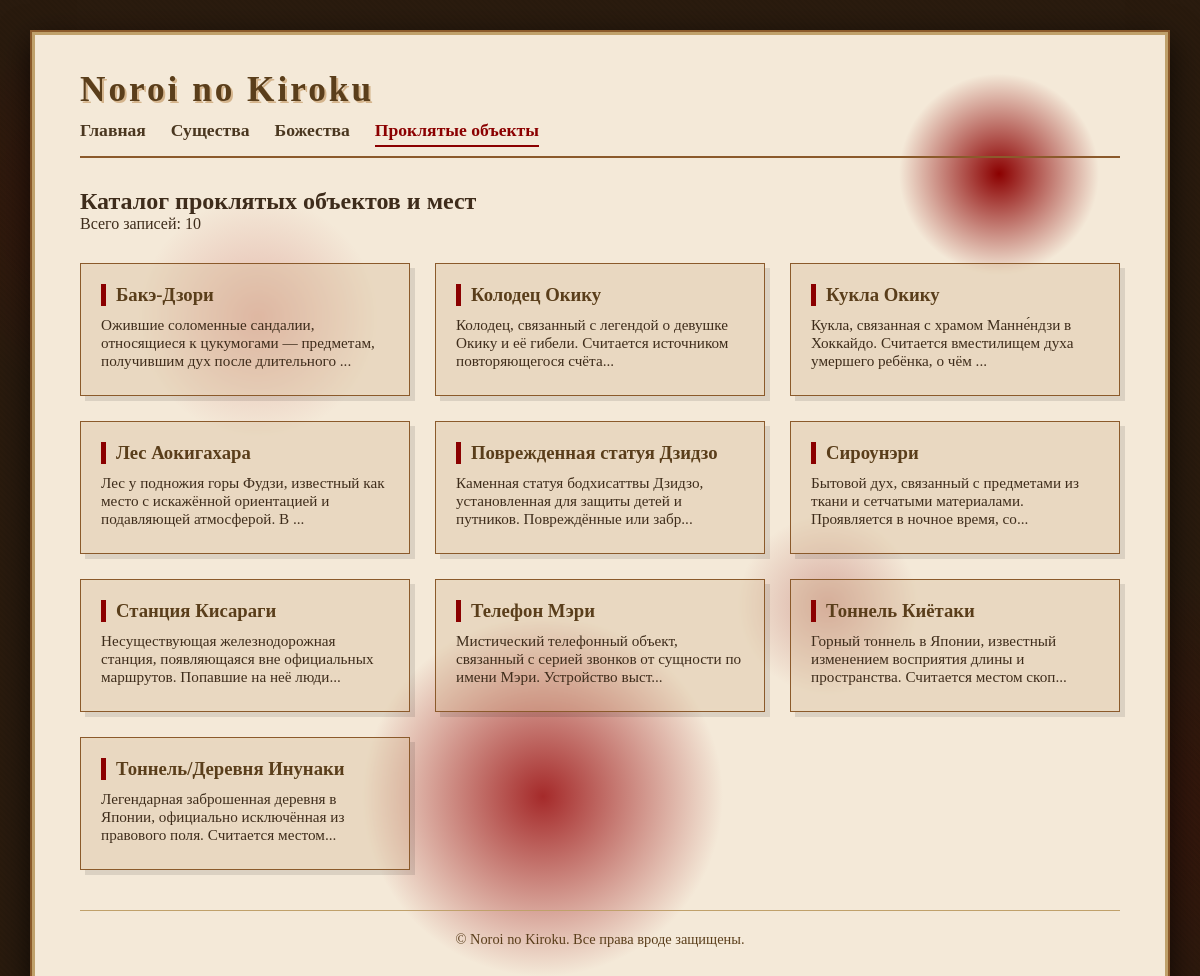
/objects.php, run on the app's committed database.
### tables this page shows
CREATE TABLE `object` (
  `id` int(2) NOT NULL,
  `object_name` varchar(26) DEFAULT NULL,
  `desc` varchar(227) DEFAULT NULL,
  `story_id_o` int(2) DEFAULT NULL
);

### objects.php (the view)
<?php
require_once 'includes/config.php';
include 'includes/header.php';
try {
    $stmt = $pdo->query("SELECT id, object_name, `desc` FROM object ORDER BY object_name");
    $objects = $stmt->fetchAll();
} catch (PDOException $e) {
    die("Ошибка: " . $e->getMessage());
}
?>
<h2>Каталог проклятых объектов и мест</h2>
<p>Всего записей: <?php echo count($objects); ?></p>
<div class="catalog-grid">
    <?php foreach ($objects as $object): ?>
        <div class="card">
            <h3><a href="object.php?id=<?php echo $object['id']; ?>"><?php echo htmlspecialchars($object['object_name']); ?></a></h3>
            <p><?php echo htmlspecialchars(mb_substr($object['desc'], 0, 100)) . '...'; ?></p>
        </div>
    <?php endforeach; ?>
</div>
<?php
include 'includes/footer.php';
?>

### assets/css/style.css (style rules this page uses)
* { margin: 0; padding: 0; box-sizing: border-box; }
body { font-family: 'Times New Roman', 'Yu Mincho', 'MS Mincho', serif; background-color: #2a1b0e; background-image: repeating-linear-gradient(45deg, rgba(0,0,0,0.05) 0px, rgba(0,0,0,0.05) 2px, transparent 2px, transparent 4px), radial-gradient(circle at 10% 20%, rgba(139, 0, 0, 0.15) 0px, transparent 200px), radial-gradient(circle at 95% 80%, rgba(100, 0, 0, 0.2) 0px, transparent 250px), radial-gradient(circle at 30% 90%, #3a1a1a 0px, transparent 150px); min-height: 100vh; display: flex; justify-content: center; align-items: center; padding: 30px; color: #3e2c1b; }
.catalog-grid { display: grid; grid-template-columns: repeat(auto-fill, minmax(280px, 1fr)); gap: 25px; margin-top: 30px; }
.card { background: rgba(210, 180, 140, 0.3); padding: 20px; border: 1px solid #8b5a2b; box-shadow: 5px 5px 0 rgba(0, 0, 0, 0.1); transition: transform 0.2s, box-shadow 0.2s; backdrop-filter: blur(2px); }
.card h3 { margin-bottom: 10px; color: #5a3e1b; border-left: 5px solid #8b0000; padding-left: 10px; }
.card h3 a { text-decoration: none; color: inherit; }
.card p { margin-bottom: 5px; font-size: 0.95rem; }
a { color: #5a3e1b; }

### data on the page
object: object_name "Бакэ-Дзори", desc "Ожившие соломенные сандалии, относящиеся к цукумогами — предметам, получившим дух после длительного"
object: object_name "Колодец Окику", desc "Колодец, связанный с легендой о девушке Окику и её гибели. Считается источником повторяющегося счёта"
object: object_name "Кукла Окику", desc "Кукла, связанная с храмом Манне́ндзи в Хоккайдо. Считается вместилищем духа умершего ребёнка, о чём"
object: object_name "Лес Аокигахара", desc "Лес у подножия горы Фудзи, известный как место с искажённой ориентацией и подавляющей атмосферой. В"
object: object_name "Поврежденная статуя Дзидзо", desc "Каменная статуя бодхисаттвы Дзидзо, установленная для защиты детей и путников. Повреждённые или забр"
object: object_name "Сироунэри", desc "Бытовой дух, связанный с предметами из ткани и сетчатыми материалами. Проявляется в ночное время, со"
object: object_name "Станция Кисараги", desc "Несуществующая железнодорожная станция, появляющаяся вне официальных маршрутов. Попавшие на неё люди"
object: object_name "Телефон Мэри", desc "Мистический телефонный объект, связанный с серией звонков от сущности по имени Мэри. Устройство выст"
object: object_name "Тоннель Киётаки", desc "Горный тоннель в Японии, известный изменением восприятия длины и пространства. Считается местом скоп"
object: object_name "Тоннель/Деревня Инунаки", desc "Легендарная заброшенная деревня в Японии, официально исключённая из правового поля. Считается местом"

### other printed values
count($objects) "10"
